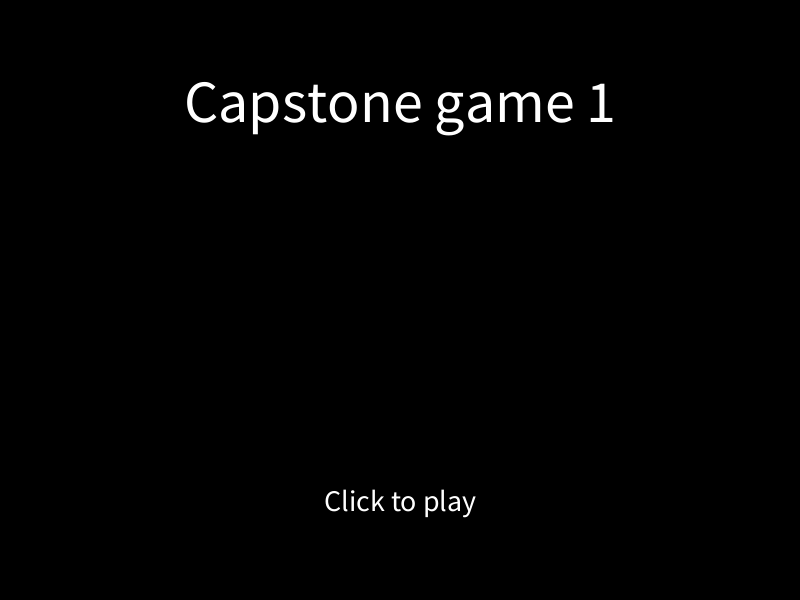
Frame 1 (no input)
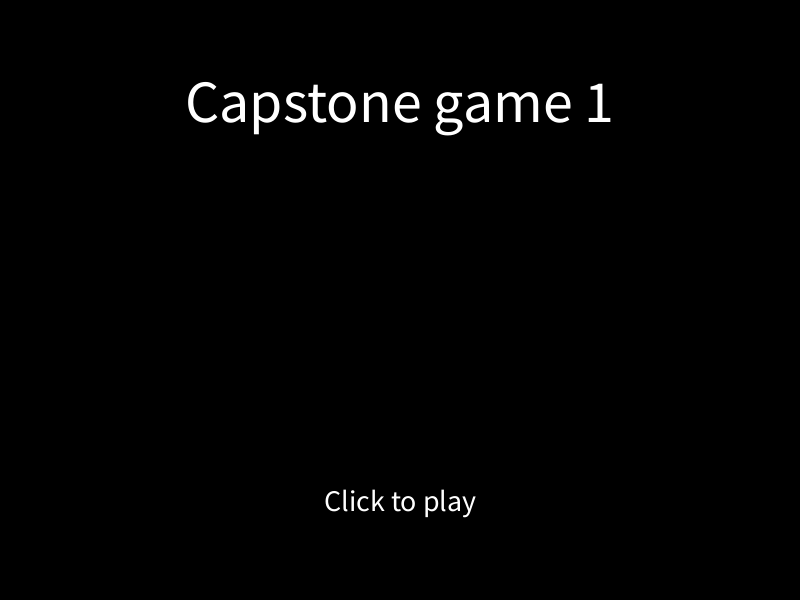
Frame 60 (the mouse pressed at the canvas centre just before this capture)
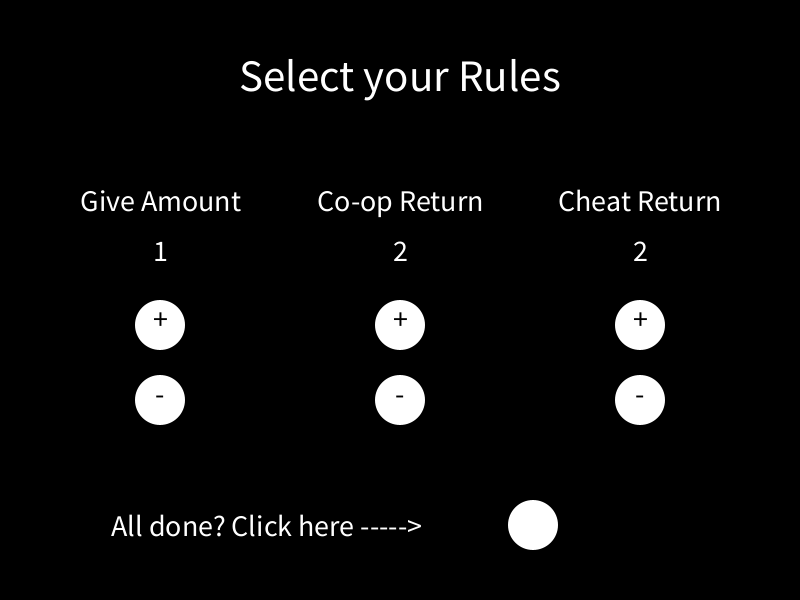
Frame 120 (the mouse held since frame 60 and released just before this capture)

The Processing sketch that drew these frames (run headless with seeded random() and noise(); from frame 60 on, the mouse is pressed at the canvas centre):

// Processing sketch: CapstoneGame2
// ── CapstoneGame2.pde

//colors
color blue       = #174DDB;
color red        = #D50D0D;
color yellow     = #FFD000;
color black      = #000000;
color white      = #FFFFFF;
color green      = #49B142;
color orange     = #F26E02;
color gold       = #FBB829;
color grey       = #767272;

//modes
int mode;
final int INTRO    = 0;
final int RULES    = 1;
final int RULES2   = 2;
final int SELECT   = 3;
final int GAME     = 4;
final int GAMEOVER = 5;

//Choosing players
boolean pchose;

//rule variables
int give = 1, coop = 2, cheat = 2, startingMoney = 10;
boolean timeChosen, maxTurnsChosen, startingMoneyChosen;

//variables
int blueMoney, redMoney;
int pot; // money in the pot contributed by player and bot
int timer = 60; //timer to be able to see whats happening
int time  = 60; //amount of time it waits so I can see whats happening
int turnCount; //counts turns, game ends after certian number of turns
int turnMax = 10;

int check;

//Classes (bot types)
Bot myPlayer;
Bot myBot;

void setup() {
  size (800,600);
  size (800, 600);
  textAlign(CENTER, CENTER);
  rectMode(CENTER);
  imageMode(CENTER);
  noStroke();
  
  pchose = false;
  
  myPlayer = new Bot();
  myBot = new Bot();
  
  turnCount = 0;
  
  mode = INTRO;
}

void draw() {
  if (mode == INTRO) intro();
  else if (mode == RULES) rules();
  else if (mode == RULES2) rules2();
  else if (mode == SELECT) select();
  else if (mode == GAME) game();
  else if (mode == GAMEOVER) gameover();
  else println("mode error");
}

// ── A_Clicks.pde
void mousePressed() {
  if (mode == INTRO) introClicks();
  else if (mode == RULES) ruleClicks();
  else if (mode == RULES2) rules2Clicks();
  else if (mode == SELECT) selectClicks();
  else if (mode == GAMEOVER) gameoverClicks();
}

// ── A_intro.pde
void intro() {
  background (black);
  
  fill(white);
  textSize(60);
  text("Capstone game 1", width/2, height/6);
  
  fill(white);
  textSize(30);
  text("Click to play", width/2, height*5/6);
}

void introClicks(){
  mode++;
}

// ── B_Rules.pde
void rules() {
  background(black);
  
  fill(white);
  textSize(45);
  text("Select your Rules", width/2, height/8);
  
  fill(white);
  textSize(30);
  text("Give Amount", width/5, height/3);
  text(give, width/5, height*5/12);
  ellipse(width/5, height*13/24, 50,50);
  ellipse(width/5, height*2/3, 50,50);
  fill(black);
  textSize(30);
  text("+", width/5, height*51/96);
  text("-", width/5, height*63/96);
  
  fill(white);
  textSize(30);
  text("Co-op Return", width/2, height/3);
  text(coop, width/2, height*5/12);
  ellipse(width/2, height*13/24, 50,50);
  ellipse(width/2, height*2/3, 50,50);
  fill(black);
  textSize(30);
  text("+", width/2, height*51/96);
  text("-", width/2, height*63/96);
  
  fill(white);
  textSize(30);
  text("Cheat Return", width*4/5, height/3);
  text(cheat, width*4/5, height*5/12);
  ellipse(width*4/5, height*13/24, 50,50);
  ellipse(width*4/5, height*2/3, 50,50);
  fill(black);
  textSize(30);
  text("+", width*4/5, height*51/96);
  text("-", width*4/5, height*63/96);
  
  fill(white);
  text("All done? Click here ----->", width/3, height*7/8);
  ellipse(width*2/3, height*7/8, 50,50);
}

void ruleClicks() {
  if (dist(mouseX,mouseY,width/5,height*13/24) <= 50){
    give++;
  } else if (dist(mouseX,mouseY,width/5,height*2/3) <= 50){
    give--;
  } else if (dist(mouseX,mouseY,width/2,height*13/24) <= 50){
    coop++;
  } else if (dist(mouseX,mouseY,width/2,height*2/3) <= 50){
    coop--;
  } else if (dist(mouseX,mouseY,width*4/5,height*13/24) <= 50){
    cheat++;
  } else if (dist(mouseX,mouseY,width*4/5,height*2/3) <= 50){
    cheat--;
  } else if (dist(mouseX,mouseY,width*2/3,height*7/8) <= 50){
    mode++;
  }
}

// ── B_Rules2.pde
void rules2() {
  background(black);

  fill(white);
  textSize(50);
  text("Rules Continued", width/2, height/8);

  fill(white);
  textSize(30);
  text("Game Speed", width/5, height*7/24);
  ellipse(width/5, height*5/12, 50, 50);
  ellipse(width/5, height*13/24, 50, 50);
  ellipse(width/5, height*2/3, 50, 50);
  ellipse(width/5, height*19/24, 50, 50);
  fill(black);
  textSize(15);
  text("2sec", width/5, height*39/96+5);
  text("1sec", width/5, height*51/96+5);
  text("0.5sec", width/5, height*63/96+5);
  text("0sec", width/5, height*75/96+5);
  
  if (timeChosen) {
  fill(white);
  textSize(30);
  text("Max Turns", width/2, height*7/24);
  ellipse(width/2, height*5/12, 50, 50);
  ellipse(width/2, height*13/24, 50, 50);
  ellipse(width/2, height*2/3, 50, 50);
  ellipse(width/2, height*19/24, 50, 50);
  fill(black);
  textSize(15);
  text("5", width/2, height*39/96+5);
  text("10", width/2, height*51/96+5);
  text("15", width/2, height*63/96+5);
  text("20", width/2, height*75/96+5);
  }
  
  if (maxTurnsChosen) {
  fill(white);
  textSize(30);
  text("Starting Money", width*4/5, height*7/24);
  ellipse(width*4/5, height*5/12, 50, 50);
  ellipse(width*4/5, height*13/24, 50, 50);
  ellipse(width*4/5, height*2/3, 50, 50);
  ellipse(width*4/5, height*19/24, 50, 50);
  fill(black);
  textSize(15);
  text("5", width*4/5, height*39/96+5);
  text("10", width*4/5, height*51/96+5);
  text("15", width*4/5, height*63/96+5);
  text("20", width*4/5, height*75/96+5);
  }

  if (startingMoneyChosen) mode++;
}

void rules2Clicks() {
  if (timeChosen == false) {
    if (dist(mouseX, mouseY, width/5, height*5/12) <= 50) {
      time = 120;
      timeChosen = true;
    }
    if (dist(mouseX, mouseY, width/5, height*13/24) <= 50) {
      time = 60;
      timeChosen = true;
    }
    if (dist(mouseX, mouseY, width/5, height*2/3) <= 50) {
      time = 30;
      timeChosen = true;
    }
    if (dist(mouseX, mouseY, width/5, height*19/24) <= 50) {
      time = 0;
      timeChosen = true;
    }
  }

  if (maxTurnsChosen == false) {
    if (dist(mouseX, mouseY, width/2, height*5/12) <= 50) {
      turnMax = 5;
      maxTurnsChosen = true;
    }
    if (dist(mouseX, mouseY, width/2, height*13/24) <= 50) {
      turnMax = 10;
      maxTurnsChosen = true;
    }
    if (dist(mouseX, mouseY, width/2, height*2/3) <= 50) {
      turnMax = 15;
      maxTurnsChosen = true;
    }
    if (dist(mouseX, mouseY, width/2, height*19/24) <= 50) {
      turnMax = 20;
      maxTurnsChosen = true;
    }
  }

  if (startingMoneyChosen == false) {
    if (dist(mouseX, mouseY, width*4/5, height*5/12) <= 50) {
      startingMoney = 5;
      startingMoneyChosen = true;
    }
    if (dist(mouseX, mouseY, width*4/5, height/2) <= 50) {
      startingMoney = 10;
      startingMoneyChosen = true;
    }
    if (dist(mouseX, mouseY, width*4/5, height*2/3) <= 50) {
      startingMoney = 15;
      startingMoneyChosen = true;
    }
    if (dist(mouseX, mouseY, width*4/5, height*19/24) <= 50) {
      startingMoney = 20;
      startingMoneyChosen = true;
    }
  }
}

// ── B_select.pde
void select() {
  background(black);
  
  fill(white);
  textSize(45);
  if (pchose == false) {
    text("Choose the blue player's strategy", width/2, height/8);
  } else {
    text("Choose the red player's strategy", width/2, height/8);
  }
  
  textSize(18);
  fill(white);
  ellipse(width/5, height/2.5, 150, 150);
  fill(black);
  text("ALWAYS HOLDS", width/5, height/2.5);
  
  fill(white);
  ellipse(width/2, height/2.5, 150, 150);
  fill(black);
  text("ALWAYS GIVES", width/2, height/2.5);
  
  fill(white);
  ellipse(width*4/5, height/2.5, 150, 150);
  fill(black);
  text("COPYCAT", width*4/5, height/2.5);
  
  fill(white);
  ellipse(width/5, height*3/4, 150, 150);
  fill(black);
  text("JERK", width/5, height*3/4);
  
  fill(white);
  ellipse(width/2, height*3/4, 150, 150);
  fill(black);
  text("GRUDGER", width/2, height*3/4);
  
  fill(white);
  ellipse(width*4/5, height*3/4, 150, 150);
  fill(black);
  text("RANDOM", width*4/5, height*3/4);
}

void selectClicks(){
  if (dist(mouseX, mouseY, width/5, height/2.5) < 150) {
    if (pchose == false) {
      myPlayer = new Holds();
      pchose = true;
    } else {
      myBot = new Holds();
      mode++;
    }
  } else if (dist(mouseX, mouseY, width/2, height/2.5) < 150) {
    if (pchose == false) {
      myPlayer = new Gives();
      pchose = true;
    } else {
      myBot = new Gives();
      mode++;
    }
  } else if (dist(mouseX, mouseY, width*4/5, height/2.5) < 150) {
    if (pchose == false) {
      myPlayer = new Copycat();
      pchose = true;
    } else {
      myBot = new Copycat();
      mode++;
    }
  } else if (dist(mouseX, mouseY, width/5, height*3/4) < 150) {
    if (pchose == false) {
      myPlayer = new Jerk();
      pchose = true;
    } else {
      myBot = new Jerk();
      mode++;
    }
  } else if (dist(mouseX, mouseY, width/2, height*3/4) < 150) { 
    if (pchose == false) {
      myPlayer = new Grudger();
      pchose = true;
    } else {
      myBot = new Grudger();
      mode++;
    }
  } else if (dist(mouseX, mouseY, width*4/5, height*3/4) < 150) { 
    if (pchose == false) {
      myPlayer = new Random();
      pchose = true;
    } else {
      myBot = new Random();
      mode++;
    }
  }
}

// ── C_game.pde
void game() {
  //println(check);

  blueMoney = myPlayer.money;
  redMoney  = myBot.money;

  if (timer <= 0) {
    if (myPlayer.action == false) {
      myPlayer.act();
    }
    if (myBot.action == false) {
      myBot.act();
    }
  }

  //-------------------------------------------------------------

  //Player decision
  if (myPlayer.give == true) {
    if (myPlayer.action == false) {
      myPlayer.money-= give;
      pot++;
      myPlayer.give = false;
      myPlayer.action = true;
      timer = time;
    }
  }
  if (myPlayer.hold == true) {
    if (myPlayer.action == false) {
      myPlayer.hold = false;
      myPlayer.action = true;
      myPlayer.held = true;
      timer = time;
    }
  }

  //Bot decision
  if (myBot.give == true) {
    if (myBot.action == false) {
      myBot.money-= give;
      pot++;
      myBot.give = false;
      myBot.action = true;
      timer = time;
    }
  }
  if (myBot.hold == true) {
    if (myBot.action == false) {
      myBot.hold = false;
      myBot.action = true;
      myBot.held = true;
      timer = time;
    }
  }

  //------------------------------------------------------------

  //UI
  background (black);

  fill(white);
  textSize(40);
  text("game", width/2, height/12);
  textSize(30);

  fill(white);
  ellipse(width/6, height/3, 125, 125);
  fill(black);
  text("give", width/6, height/3-6);

  fill(white);
  ellipse(width/6, height*2/3, 125, 125);
  fill(black);
  text("Hold", width/6, height*2/3-6);

  fill(white);
  ellipse(width*5/6, height/3, 125, 125);
  fill(black);
  text("give", width*5/6, height/3-6);

  fill(white);
  ellipse(width*5/6, height*2/3, 125, 125);
  fill(black);
  text("Hold", width*5/6, height*2/3-6);

  fill(blue);
  text("P1 money:" + myPlayer.money, width/6, height/2);

  fill(red);
  text("P2 money:" + myBot.money, width*5/6, height/2);

  fill(white);
  text(pot, width/2, height/2);

  fill(white);
  text("Turn: " + turnCount, width/2, height*3/4);

  //--------------------------------------------------------------

  if (pot == 2 && myPlayer.action && myBot.action && timer <= 0) {
    timer = time;
    myPlayer.money += coop;
    myBot.money += coop;
    pot = 0;
    myPlayer.action = false;
    myBot.action = false;
    turnCount++;
  }
  if (pot == 1 && myPlayer.action && myBot.action && myPlayer.held && timer <= 0) {
    timer = time;
    myPlayer.money += cheat;
    pot = 0;
    myPlayer.held = false;
    myPlayer.action = false;
    myBot.action = false;
    turnCount++;
  }
  if (pot == 1 && myPlayer.action && myBot.action && myBot.held && timer <= 0) {
    timer = time;
    myBot.money += cheat;
    pot = 0;
    myBot.held = false;
    myPlayer.action = false;
    myBot.action = false;
    turnCount++;
  }
  if (pot == 0 && myPlayer.action &&  myBot.action && timer <=0) {
    timer = time;
    myPlayer.action = false;
    myPlayer.held = false;
    myBot.action = false;
    myBot.held = false;
    turnCount++;
  }

  if (turnCount >= turnMax) mode++;

  timer--;
  check++;
}

// ── E_gameover.pde
void gameover() {
  background(black);
  
  textSize(60);
  
  if (myPlayer.money > myBot.money){
    fill(blue);
    text("Blue Wins!", width/2, height/4);
    textSize(30);
    fill(blue);
    text("Blue's score: " + myPlayer.money, width/2, height/2);
    fill(red);
    text("Red's score: " + myBot.money, width/2, height/2+60);
  }
  
  if (myBot.money > myPlayer.money){
    fill(red);
    text("Opponent Wins!", width/2, height/4);
    textSize(30);
    fill(blue);
    text("Blue's score: " + myPlayer.money, width/2, height/2);
    fill(red);
    text("Red's score: " + myBot.money, width/2, height/2+60);
  }
  
  if (myPlayer.money == myBot.money){
    fill(white);
    text("It's a Draw!", width/2, height/4);
    textSize(30);
    fill(blue);
    text("Blue's score: " + myPlayer.money, width/2, height/2);
    fill(red);
    text("Red's score: " + myBot.money, width/2, height/2+60);
  }
  
  fill(white);
  textSize(30);
  text("Back to Player Select", width/4, height*3/4);
  ellipse(width/4, height*7/8, 50, 50);
  text("Back to Rule Select", width*3/4, height*3/4);
  ellipse(width*3/4, height*7/8, 50, 50);
}

void gameoverClicks() {
  if (dist(mouseX,mouseY,width/4,height*7/8) <= 50) {
    myPlayer = new Bot();
    myBot    = new Bot();
    pchose = false;
    turnCount = 0;
    mode = SELECT;
  }
  if (dist(mouseX,mouseY,width*3/4,height*7/8) <= 50) {
    timeChosen = false;
    maxTurnsChosen = false;
    startingMoneyChosen = false;
    myPlayer = new Bot();
    myBot    = new Bot();
    pchose = false;
    turnCount = 0;
    mode = RULES;
  }
}

// ── F_Bot.pde
class Bot {
  //alwaysgives(done)
  //alwaystakes(done)
  //random(done)
  //Copycat(done) copys players previous move
  //Jerk(done) only gives when it has more points, otherwise holds
  //Grudger(done) gives until other player holds, then holds forever

  boolean give, hold; //give or hold
  boolean action; //did the object make an action
  boolean held; //object did not give

  int money = startingMoney; //player and bot money/score

  Bot() {
    give = false;
    hold = false;
    action = false;
    money = startingMoney;
  }

  void act() {
    if (pot > 0) give = true;
    else hold = true;
  }
}

// ── F_Copycat.pde
class Copycat extends Bot {
  int pastMoney = 10;

  void act () {
    if (turnCount == 0) {
      give = true;
    } else {
      if (pastMoney >= money) {
        hold = true;
      } else {
        give = true;
      }
    }
    
    pastMoney = money;
  }
  
}

// ── F_Gives.pde
class Gives extends Bot{
  void act() {
    give = true;
  }
}

// ── F_Grudger.pde
class Grudger extends Bot {
  boolean cheated;
  int pastMoney = money;
  
  void act() {
    if (pastMoney > money) {
      cheated = true;
    }
    
    if (cheated == false) {
      give = true;
    } else {
      hold = true;
    }
    
    pastMoney = money;
  }
}

// ── F_Holds.pde
class Holds extends Bot{
  void act() {
    hold = true;
  }
}

// ── F_Jerk.pde
class Jerk extends Bot {
  //only gives if it has more score than opponent

  void act () {
    if (turnCount == 0) {
      give = true;
    } else {
      if (money == blueMoney) {
        if (redMoney < blueMoney) {
          give = true;
        } else {
          hold = true;
        }
      } else if (money == redMoney) {
        if (blueMoney < redMoney) {
          give = true;
        } else {
          hold = true;
        }
      }
    }
  }
}

// ── F_Random.pde
class Random extends Bot {
  double choice;
  
  Random() {
    choice = random(2);
  }
  
  void act(){
    choice = random(2);
    
    if (choice > 1) {
      give = true;
    }
    if (choice <= 1) {
      hold = true;
    }
  }
}
